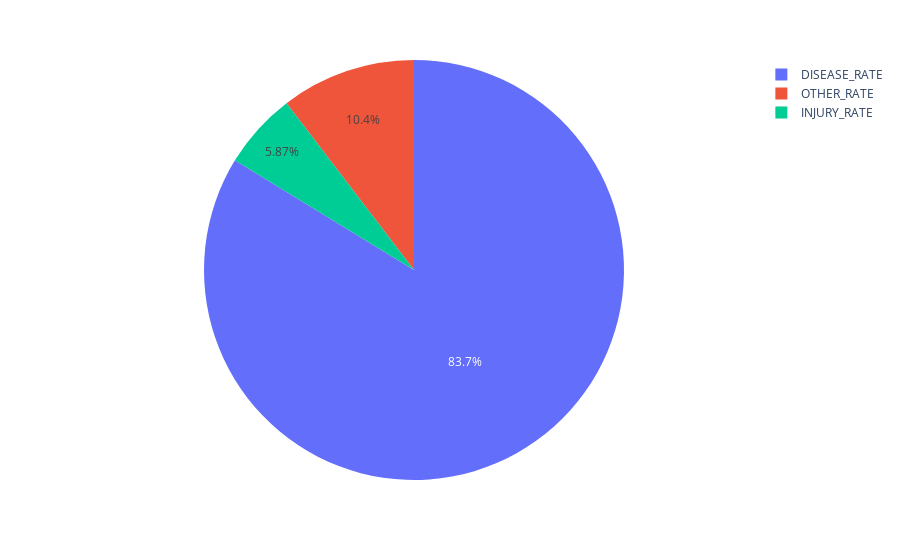

The notebook cell saved with this chart:
### Markdown cell above
### Pie

### Code cell
pie(R_COLS)

### Figure 1 — Plotly figure (JSON) as saved in the notebook; plotly's stock layout.template omitted (floating-point values rounded to 4 significant figures)
{"data": [{"domain": {"x": [0, 1], "y": [0, 1]}, "hovertemplate": "CAUSE=%{label}<br>COUNT=%{value}<extra></extra>", "labels": ["DISEASE_RATE", "INJURY_RATE", "OTHER_RATE"], "legendgroup": "", "name": "", "showlegend": true, "type": "pie", "values": [4298, 301.5, 532.9]}], "layout": {"legend": {"tracegroupgap": 0}, "margin": {"t": 60}}}
